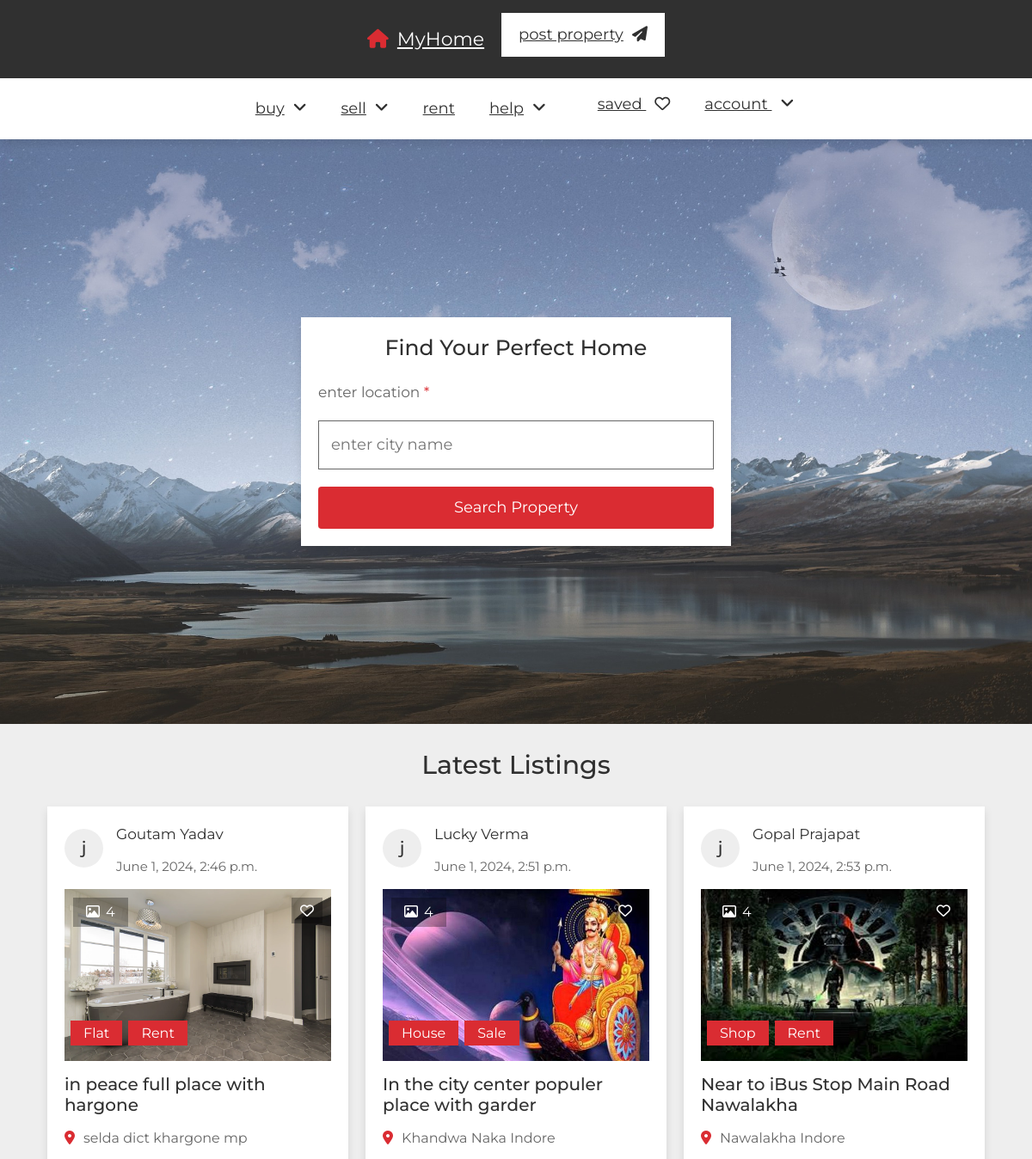
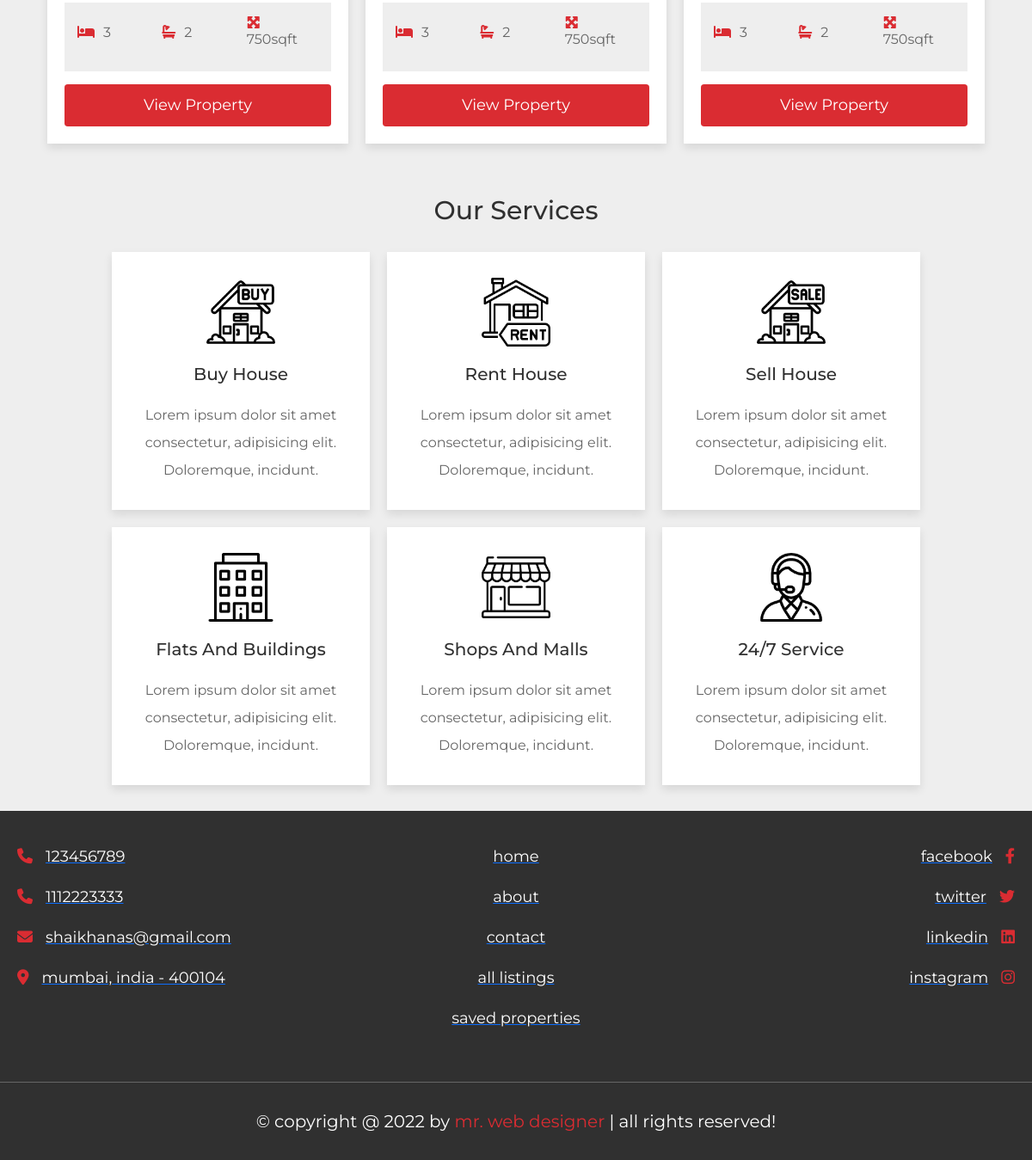
The page / on the database its author committed (2 pictures, top to bottom).
### app1/models.py (models this page shows, shortened)
class Property(models.Model):
    owner = models.CharField(max_length=50)
    contact = models.CharField(max_length=10)
    address = models.TextField()
    image1 = models.ImageField(upload_to='propert/',blank=True)
    image2 = models.ImageField(upload_to='propert/',blank=True)
    image3 = models.ImageField(upload_to='propert/',blank=True)
    image4 = models.ImageField(upload_to='propert/',blank=True)
    type = models.CharField(max_length=5,choices=TYPES_PROPRTY,default=None)
    purpose = models.CharField(max_length=4,choices=TYPES_PURPOSE,default=None)
    price = models.CharField(max_length=10)
    describ = models.TextField()
    post_date = models.DateTimeField(auto_now_add=True)

### app1/views.py (the view)
# urls.py: path('',views.index),
def index(request):
    if request.method =='POST':
        search_term = request.POST['location']
        articles = Property.objects.all().filter(address__icontains=search_term)
    else:
        articles = Property.objects.all()
    return render(request,'home.html',{'articles':articles})

### app1/templates/home.html (shortened to what this page needs)
{% extends "base.html" %}
{% load static %}
{% block contaner %}
<div class="home">
   <section class="center">
      <form action="/" method="post">
         <h3>find your perfect home</h3>
         <div class="box">
            <p>enter location <span>*</span></p>
            <input type="text" name="location" required maxlength="50" placeholder="enter city name" class="input">
         </div>
         <input type="submit" value="search property" name="search" class="btn">
      </form>
   </section>
</div>
<section class="listings">
   <h1 class="heading">latest listings</h1>
   <div class="box-container">
      {% for i in articles  %}
      <div class="box">
         <div class="admin">
            <h3>j</h3>
            <div>
               <p>{{i.owner}}</p>
               <span>{{i.post_date}}</span>
            </div>
         </div>
         <div class="thumb">
            <p class="total-images"><i class="far fa-image"></i><span>4</span></p>
            <p class="type"><span>{{i.type}}</span><span>{{i.purpose}}</span></p>
            <form action="" method="post" class="save" enctype="multipart/form-data">
               <button type="submit" name="save" class="far fa-heart"></button>
            </form>
            {% if i.image1 %}
            <img src="{{ i.image1.url }}" alt="" >
            {% endif %}
         </div>
         <h3 class="name">{{i.describ}}</h3>
         <p class="location"><i class="fas fa-map-marker-alt"></i><span style='overflow:hidden;'>{{i.address}}</span></p>
         <div class="flex">
            <p><i class="fas fa-bed"></i><span>3</span></p>
            <p><i class="fas fa-bath"></i><span>2</span></p>
            <p><i class="fas fa-maximize"></i><span>750sqft</span></p>
         </div>
         <a href="view_property.html" class="btn">view property</a>
      </div>
      {% endfor %}
</section>
<section class="services">
   <h1 class="heading">our services</h1>
   <div class="box-container">
      <div class="box">
         <img src="{% static 'images/icon-1.png'%}" alt="">
         <h3>buy house</h3>
         <p>Lorem ipsum dolor sit amet consectetur, adipisicing elit. Doloremque, incidunt.</p>
      </div>
      <div class="box">
         <img src="{% static 'images/icon-2.png'%}" alt="">
         <h3>rent house</h3>
         <p>Lorem ipsum dolor sit amet consectetur, adipisicing elit. Doloremque, incidunt.</p>
      </div>
      <div class="box">
         <img src="{% static 'images/icon-3.png'%}" alt="">
         <h3>sell house</h3>
         <p>Lorem ipsum dolor sit amet consectetur, adipisicing elit. Doloremque, incidunt.</p>
      </div>
      <div class="box">
         <img src="{% static 'images/icon-4.png'%}" alt="">
         <h3>flats and buildings</h3>
         <p>Lorem ipsum dolor sit amet consectetur, adipisicing elit. Doloremque, incidunt.</p>
      </div>
      <div class="box">
         <img src="{% static 'images/icon-5.png'%}" alt="">
         <h3>shops and malls</h3>
         <p>Lorem ipsum dolor sit amet consectetur, adipisicing elit. Doloremque, incidunt.</p>
      </div>
      <div class="box">
         <img src="{% static 'images/icon-6.png'%}" alt="">
         <h3>24/7 service</h3>
         <p>Lorem ipsum dolor sit amet consectetur, adipisicing elit. Doloremque, incidunt.</p>
      </div>
   </div>
</section>
{% endblock contaner %}

### app1/templates/base.html (shortened to what this page needs)
{% load static %}
<html lang="en">
<head>
   <link rel="stylesheet" href="https://cdn.jsdelivr.net/npm/bootstrap@5.3.2/dist/css/bootstrap.min.css">
   <link rel="stylesheet" href="https://cdnjs.cloudflare.com/ajax/libs/font-awesome/6.2.0/css/all.min.css">
   <link rel="stylesheet" href="{% static 'css/style.css' %}">
</head>
<body>
<header class="header">
   <nav class="navbar nav-1">
      <section class="flex">
         <a href="/" class="logo"><i class="fas fa-house"></i>MyHome</a>
         {% if user.is_authenticated %}
         <ul>
            <li><a href="#">{{user.username}}<i class="fas fa-paper-plane"></i></a></li>
         </ul>
         {% else %}
         <ul>
            <li><a href="#">post property<i class="fas fa-paper-plane"></i></a></li>
         </ul>
         {% endif %}
      </section>
   </nav>
   <nav class="navbar nav-2">
      <section class="flex">
         <div class="menu">
            <ul>
               <li><a href="#">buy<i class="fas fa-angle-down"></i></a>
               </li>
               {% if user.is_authenticated %}
               <li><a href="#">add property<i class="fas fa-angle-down"></i></a>
               {% else %}
               <li><a href="#">sell<i class="fas fa-angle-down"></i></a>
                  {% endif %}
               </li>
               <li><a href="#">rent</a>
               </li>
               <li><a href="#">help<i class="fas fa-angle-down"></i></a>
               </li>
            </ul>
         </div>
         <ul>
            <li><a href="#">saved <i class="far fa-heart"></i></a></li>
            <li><a href="#">account <i class="fas fa-angle-down"></i></a>
            </li>
         </ul>
      </section>
   </nav>
</header>
{% block contaner %}{% endblock contaner %}
<footer class="footer">
   <section class="flex">
      <div class="box">
         <a href="tel:1234567890"><i class="fas fa-phone"></i><span>123456789</span></a>
         <a href="tel:1112223333"><i class="fas fa-phone"></i><span>1112223333</span></a>
         <a href="mailto:shaikhanas@gmail.com"><i class="fas fa-envelope"></i><span>shaikhanas@gmail.com</span></a>
         <a href="#"><i class="fas fa-map-marker-alt"></i><span>mumbai, india - 400104</span></a>
      </div>
      <div class="box">
         <a href="/home/"><span>home</span></a>
         <a href="/about/"><span>about</span></a>
         <a href="/contact/"><span>contact</span></a>
         <a href="/listings/"><span>all listings</span></a>
         <a href="#"><span>saved properties</span></a>
      </div>
      <div class="box">
         <a href="#"><span>facebook</span><i class="fab fa-facebook-f"></i></a>
         <a href="#"><span>twitter</span><i class="fab fa-twitter"></i></a>
         <a href="#"><span>linkedin</span><i class="fab fa-linkedin"></i></a>
         <a href="#"><span>instagram</span><i class="fab fa-instagram"></i></a>
      </div>
   </section>
   <div class="credit">&copy; copyright @ 2022 by <span>mr. web designer</span> | all rights reserved!</div>
</footer>
</body>
</html>

### rows shown on the page
Property: owner "Goutam Yadav", post_date "June 1, 2024, 2:46 p.m.", type "Flat", purpose "Rent", image1 (picture), describ "in peace full place with hargone", address "selda dict khargone mp"
Property: owner "Lucky Verma", post_date "June 1, 2024, 2:51 p.m.", type "House", purpose "Sale", image1 (picture), describ "In the city center populer place with garder", address "Khandwa Naka Indore"
Property: owner "Gopal Prajapat", post_date "June 1, 2024, 2:53 p.m.", type "Shop", purpose "Rent", image1 (picture), describ "Near to iBus Stop Main Road Nawalakha", address "Nawalakha Indore"
